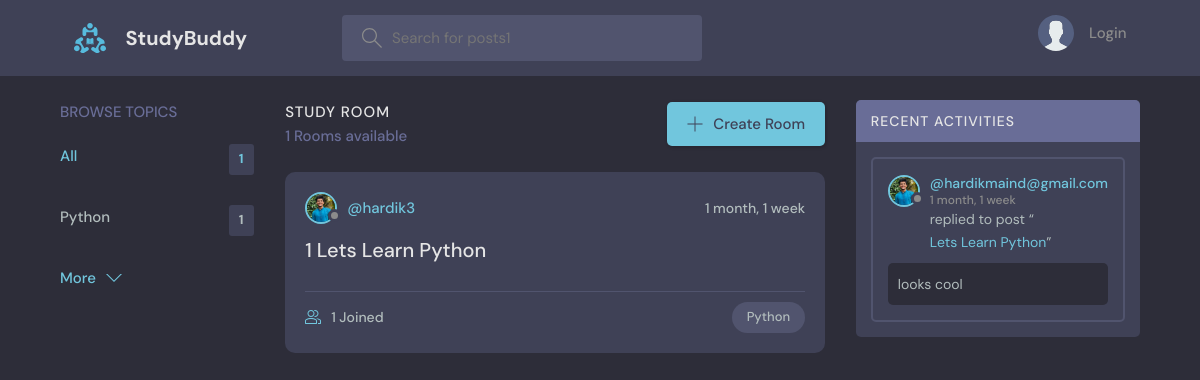
/, run on an earlier commit of the app's database.
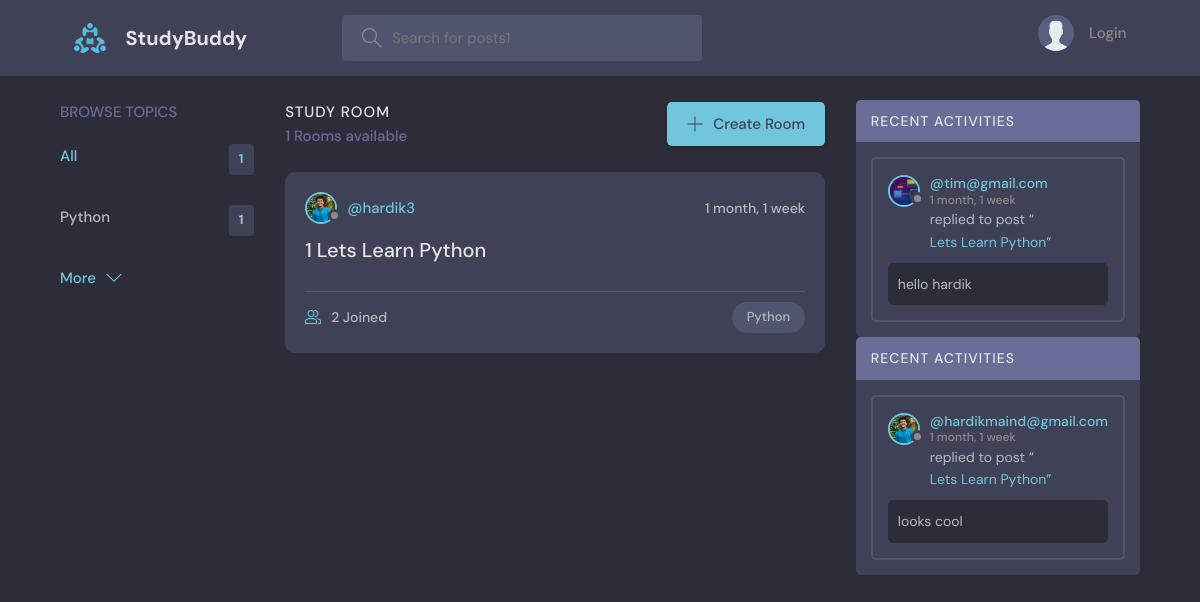
And on a later commit of the database.
### base/models.py (models this page shows, shortened)
class Topic(models.Model):
    name = models.CharField(max_length=200)

class Room(models.Model):
    host = models.ForeignKey(User, null=True, on_delete=models.SET_NULL)
    name = models.CharField(max_length=200)
    description = models.TextField(null=True, blank=True)
    participants = models.ManyToManyField(User,related_name='participants', blank=True)
    updated = models.DateTimeField(auto_now=True)
    created = models.DateTimeField(auto_now_add=True)
    topic = models.ForeignKey(Topic, null=True, on_delete=models.SET_NULL)
    class Meta:
        ordering = ['-updated', '-created']
    def __str__(self):
        return self.name

class User(AbstractUser):
    name=models.CharField(max_length=200,null=True)
    email=models.EmailField(unique=True,null=True)
    bio=models.TextField(null=True)
    avatar=models.ImageField(null=True,default="avatar.svg")
    USERNAME_FIELD='email'
    REQUIRED_FIELDS=[]

class Message(models.Model):
    user = models.ForeignKey(User, on_delete=models.CASCADE)
    room = models.ForeignKey(Room, on_delete=models.CASCADE)
    body = models.TextField()
    updated = models.DateTimeField(auto_now=True)
    created = models.DateTimeField(auto_now_add=True)
    class Meta:
        ordering = ['-updated', '-created']

### base/views.py (the view)
# urls.py: path('', views.home,name="home"),   #when the user goes to the home page, the home function is called..which is in the views.py file
def home(request):
    q = request.GET.get('q') if request.GET.get('q') != None else ''
    rooms = Room.objects.filter(Q(topic__name__icontains=q) | Q(
        name__icontains=q) | Q(description__icontains=q))
    room_count = rooms.count()
    room_message = Message.objects.filter(Q(room__topic__name__icontains=q))
    topics = Topic.objects.all()[0:5]
    context = {'rooms': rooms, 'topics': topics,
               'room_count': room_count, 'room_messages': room_message}
    return render(request, 'base/home.html', context)

### base/templates/base/home.html (shortened to what this page needs)
{% extends 'main.html' %}
{% block content %}
<main class="layout layout--3">
  <div class="container">
    {%include 'base/topic_component.html' %}
    <div class="roomList">
      <div class="roomList__header">
        <div>
          <h2>Study Room</h2>
          <p>{{room_count}} Rooms available</p>
        </div>
        <a class="btn btn--main" href="{% url 'create-room' %}">
          <svg
            version="1.1"
            xmlns="http://www.w3.org/2000/svg"
            width="32"
            height="32"
            viewBox="0 0 32 32"
          >
            <title>add</title>
            <path
              d="M16.943 0.943h-1.885v14.115h-14.115v1.885h14.115v14.115h1.885v-14.115h14.115v-1.885h-14.115v-14.115z"
            ></path>
          </svg>
          Create Room
        </a>
      </div>
     {%include 'base/feed_component.html' %}
    </div>
    {% include 'base/activity_component.html' %}
  </div>
</main>
{% endblock content %}

### base/templates/base/topic_component.html
<div class="topics">
  <div class="topics__header">
    <h2>Browse Topics</h2>
  </div>
  <ul class="topics__list">
    <li>
      <a href="{% url 'home'%}" class="active">All <span>{{topics.count}}</span></a>
    </li>
    {% for x in topics %}
    <li>
      <a href="{% url 'home' %}?q={{x.name}}"> {{x.name}} <span>{{x.room_set.all.count}}</span></a>
    </li>
    {%endfor%}
  </ul>
  <a class="btn btn--link" href="{% url 'topics' %}">
    More
    <svg
      version="1.1"
      xmlns="http://www.w3.org/2000/svg"
      width="32"
      height="32"
      viewBox="0 0 32 32"
    >
      <title>chevron-down</title>
      <path d="M16 21l-13-13h-3l16 16 16-16h-3l-13 13z"></path>
    </svg>
  </a>
</div>

### base/templates/base/feed_component.html (shortened to what this page needs)
{% for room in rooms %}
<div class="roomListRoom">
  <div class="roomListRoom__header">
    <a href="{% url 'user-profile' room.host.id %}" class="roomListRoom__author">
      <div class="avatar avatar--small">
        <img src="{{room.host.avatar.url}}" />
      </div>
      <span>@{{room.host.username}}</span>
    </a>
    <div class="roomListRoom__actions">
      <span>{{room.created|timesince }}</span>
    </div>
  </div>
  <div class="roomListRoom__content">
    <a href="{% url 'room' room.id %}"> {{room.id}}    {{room.name}}</a>
  </div>
  <div class="roomListRoom__meta">
    <a href="{% url 'room' room.id %}" class="roomListRoom__joined">
      {{room.participants.all.count}} Joined
    </a>
    <p class="roomListRoom__topic">{{room.topic.name}}</p>
  </div>
</div>
{% endfor %}

### base/templates/base/activity_component.html (shortened to what this page needs)
<div>
{% for x in room_messages %}
<div class="activities">
  <div class="activities__header">
    <h2>Recent Activities</h2>
  </div>
  <div class="activities__box">
    <div class="activities__boxHeader roomListRoom__header">
      <a href="{% url 'user-profile' x.user.id %}" class="roomListRoom__author">
        <div class="avatar avatar--small">
          <img src="{{x.user.avatar.url}}" />
        </div>
        <p>
          @{{x.user}}
          <span>{{x.created|timesince}}</span>
        </p>
      </a>
    </div>
    <div class="activities__boxContent">
      <p>
        replied to post “<a href="{%url 'room' x.room.id %}">{{x.room}}</a>”
      </p>
      <div class="activities__boxRoomContent">
        {{x.body}}
      </div>
    </div>
  </div>
</div>
{% endfor %}
</div>

What changed in the data, as far as the page shows it:
computed for Room "Lets Learn Python": participants.all.count "1" → "2"
added Message: user.avatar (picture), user "tim@gmail.com", created "1 month, 1 week", room "Lets Learn Python", body "hello hardik"
